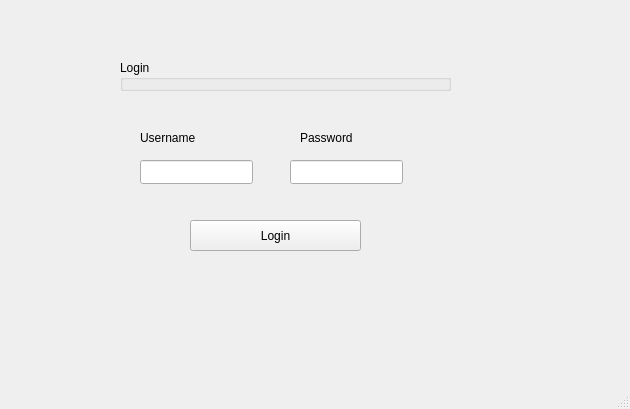
<?xml version="1.0" encoding="UTF-8"?>
<ui version="4.0">
 <class>MainWindow</class>
 <widget class="QMainWindow" name="MainWindow">
  <property name="geometry">
   <rect>
    <x>0</x>
    <y>0</y>
    <width>630</width>
    <height>409</height>
   </rect>
  </property>
  <property name="windowTitle">
   <string>MainWindow</string>
  </property>
  <widget class="QWidget" name="centralwidget">
   <widget class="QPushButton" name="pushButton">
    <property name="geometry">
     <rect>
      <x>190</x>
      <y>220</y>
      <width>171</width>
      <height>31</height>
     </rect>
    </property>
    <property name="text">
     <string>Login</string>
    </property>
   </widget>
   <widget class="QLineEdit" name="lineEdit_password">
    <property name="geometry">
     <rect>
      <x>290</x>
      <y>160</y>
      <width>113</width>
      <height>24</height>
     </rect>
    </property>
   </widget>
   <widget class="QLabel" name="label">
    <property name="geometry">
     <rect>
      <x>140</x>
      <y>130</y>
      <width>111</width>
      <height>16</height>
     </rect>
    </property>
    <property name="text">
     <string>Username</string>
    </property>
   </widget>
   <widget class="QLabel" name="label_2">
    <property name="geometry">
     <rect>
      <x>300</x>
      <y>130</y>
      <width>111</width>
      <height>16</height>
     </rect>
    </property>
    <property name="text">
     <string>Password</string>
    </property>
   </widget>
   <widget class="QGroupBox" name="groupBox">
    <property name="geometry">
     <rect>
      <x>120</x>
      <y>60</y>
      <width>331</width>
      <height>31</height>
     </rect>
    </property>
    <property name="title">
     <string>Login</string>
    </property>
   </widget>
   <widget class="QLineEdit" name="lineEdit_username">
    <property name="geometry">
     <rect>
      <x>140</x>
      <y>160</y>
      <width>113</width>
      <height>24</height>
     </rect>
    </property>
   </widget>
   <widget class="QLabel" name="label_3">
    <property name="enabled">
     <bool>true</bool>
    </property>
    <property name="geometry">
     <rect>
      <x>140</x>
      <y>100</y>
      <width>311</width>
      <height>16</height>
     </rect>
    </property>
    <property name="text">
     <string/>
    </property>
   </widget>
  </widget>
  <widget class="QMenuBar" name="menubar">
   <property name="geometry">
    <rect>
     <x>0</x>
     <y>0</y>
     <width>630</width>
     <height>21</height>
    </rect>
   </property>
  </widget>
  <widget class="QStatusBar" name="statusbar"/>
 </widget>
 <resources/>
 <connections/>
</ui>
